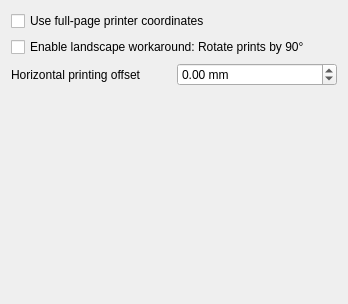
<?xml version="1.0" encoding="UTF-8"?>
<ui version="4.0">
 <class>PrinterSettingsPage</class>
 <widget class="QWidget" name="PrinterSettingsPage">
  <property name="geometry">
   <rect>
    <x>0</x>
    <y>0</y>
    <width>348</width>
    <height>304</height>
   </rect>
  </property>
  <layout class="QGridLayout" name="gridLayout">
   <item row="2" column="0">
    <widget class="QLabel" name="horizontal_offset_label">
     <property name="text">
      <string>Horizontal printing offset</string>
     </property>
    </widget>
   </item>
   <item row="2" column="1">
    <widget class="QDoubleSpinBox" name="horizontal_offset">
     <property name="toolTip">
      <string>Shifts all content on the selected printer paper.
Positive values move right; negative values move left, including after landscape rotation.</string>
     </property>
     <property name="prefix">
      <string/>
     </property>
     <property name="suffix">
      <string> mm</string>
     </property>
     <property name="minimum">
      <double>-100.000000000000000</double>
     </property>
     <property name="maximum">
      <double>100.000000000000000</double>
     </property>
     <property name="singleStep">
      <double>0.100000000000000</double>
     </property>
    </widget>
   </item>
   <item row="1" column="0" colspan="2">
    <widget class="QCheckBox" name="landscape_workaround">
     <property name="toolTip">
      <string>If enabled, print landscape documents in portrait mode with all content rotated by 90°.
Enable this, if printing landscape documents results in portrait printouts with cropped-off sides.</string>
     </property>
     <property name="text">
      <string>Enable landscape workaround: Rotate prints by 90°</string>
     </property>
     <property name="wordWrap" stdset="0">
      <bool>true</bool>
     </property>
    </widget>
   </item>
   <item row="0" column="0" colspan="2">
    <widget class="QCheckBox" name="printer_use_borderless_printing">
     <property name="toolTip">
      <string>Enabled: positioning starts at the paper’s top-left.
Disabled: positioning accounts for the printer’s reported printable area.
Hardware margins may clip content. Borderless printing and enlargement are controlled by the printer driver.</string>
     </property>
     <property name="text">
      <string>Use full-page printer coordinates</string>
     </property>
    </widget>
   </item>
   <item row="3" column="0" colspan="2">
    <spacer name="vertical_spacer">
     <property name="orientation">
      <enum>Qt::Orientation::Vertical</enum>
     </property>
     <property name="sizeHint" stdset="0">
      <size>
       <width>20</width>
       <height>261</height>
      </size>
     </property>
    </spacer>
   </item>
  </layout>
 </widget>
 <resources/>
 <connections/>
</ui>
